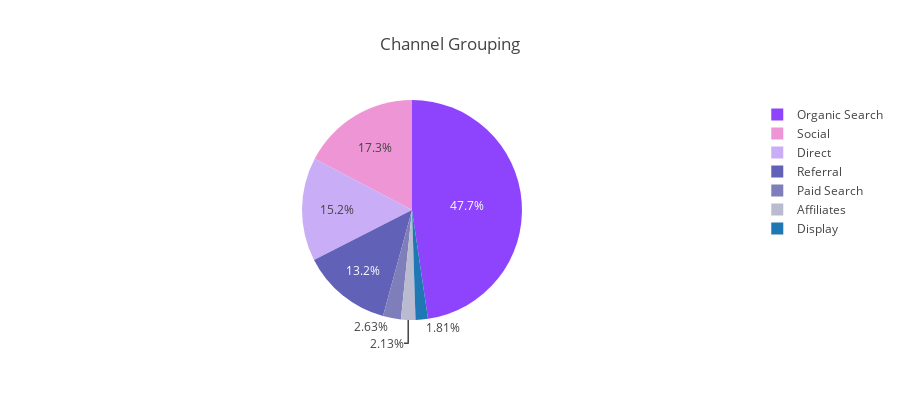

Notebook code cell kept with this figure:
### Code cell
# Channel Grouping
tmp = litedata["channelGrouping"].value_counts()
colors = ["#8d44fc", "#ed95d5", "#caadf7", "#6161b7", "#7e7eba", "#babad1"]
trace = go.Pie(labels=tmp.index, values=tmp.values, marker=dict(colors=colors))
layout = go.Layout(title="Channel Grouping", height=400)
fig = go.Figure(data = [trace], layout = layout)
iplot(fig, filename='basic_pie_chart')

### Figure 1 — Plotly figure (JSON) as saved in the notebook; plotly's stock layout.template omitted (floating-point values rounded to 4 significant figures)
{"data": [{"labels": ["Organic Search", "Social", "Direct", "Referral", "Paid Search", "Affiliates", "Display"], "marker": {"colors": ["#8d44fc", "#ed95d5", "#caadf7", "#6161b7", "#7e7eba", "#babad1"]}, "type": "pie", "uid": "c3d0dfbf-4dcb-493e-953b-989e34d683f6", "values": [9535, 3455, 3047, 2649, 527, 425, 362]}], "layout": {"height": 400, "title": "Channel Grouping"}}
